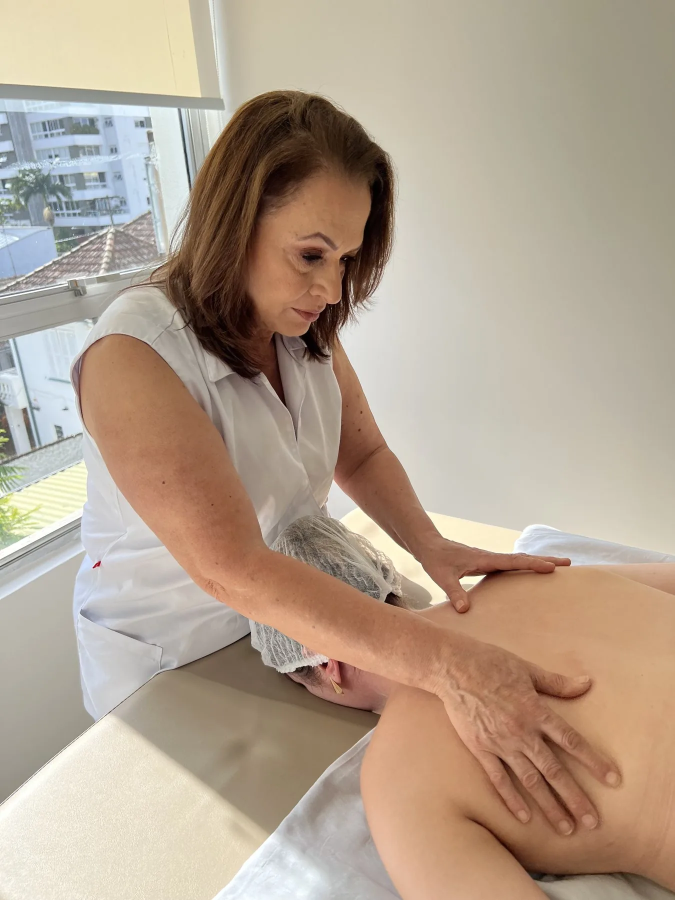
#> input picture assets/img/massage-1.webp, 1350 x 1800 px (shown at 1/2 size); its folder holds 4 pictures in this run
$ python responsive-images.py
#> lines starting #> are read from the running program, lines starting #| are printed output that depends on the picture
#!/usr/bin/env python3
"""
Gera as versões menores (WebP) das fotos do site, usadas no srcset.

As fotos originais têm 1350 px de largura, mas no celular o hero ocupa só a
largura da tela (~400 px CSS, ~800 px físicos). Servir a original fazia o
celular baixar o dobro do necessário justamente na imagem do LCP.

Rode quando trocar ou adicionar uma foto em assets/img/ (precisa do Pillow):

    python tools/responsive-images.py
    node tools/build.js

O build.js detecta sozinho os arquivos <nome>-<largura>w.webp ao lado do
original e monta o srcset; sem eles, a página continua usando só a original.
Fotos já convertidas não são refeitas, a não ser que o original seja mais novo.
"""

from pathlib import Path

from PIL import Image

ROOT = Path(__file__).resolve().parent.parent
IMG = ROOT / "assets" / "img"

# Larguras geradas por foto. A original (1350 px) continua no srcset como a
# maior opção, então o desktop segue recebendo a mesma imagem de antes.
PHOTO_WIDTHS = (480, 800, 1080)
PHOTOS = [
    "massage-1", "massage-2", "massage-3", "massage-4", "massage-5",
    "portrait-about", "portrait-laugh3", "portrait-smile",
]

# O logo aparece com 46 px (cabeçalho) e 64 px (rodapé) de altura: a metade
# do arquivo original (368 px) já cobre telas de densidade 3x.
LOGO_WIDTHS = (184,)

QUALITY = 80


def generate(name, widths):
#> called with name = 'massage-1', widths = (480, 800, 1080)
    source = IMG / f"{name}.webp"
    with Image.open(source) as im:
#> im is the input picture: PIL image 1350x1800 RGB; mean R, G, B 179.1, 161.5, 143.7
        for width in widths:
            if width >= im.width:
                continue
            target = IMG / f"{name}-{width}w.webp"
            if target.exists() and target.stat().st_mtime >= source.stat().st_mtime:
                continue
            height = round(im.height * width / im.width)
            im.resize((width, height), Image.LANCZOS).save(
                target, "WEBP", quality=QUALITY, method=6
            )
            print(f"{target.relative_to(ROOT)}  {target.stat().st_size // 1024} KB")
#> this loop made 3 passes
#> pass 1, in generate, `im.resize((width, height), Image.LANCZOS).save( target, "WEBP", qualit..`:
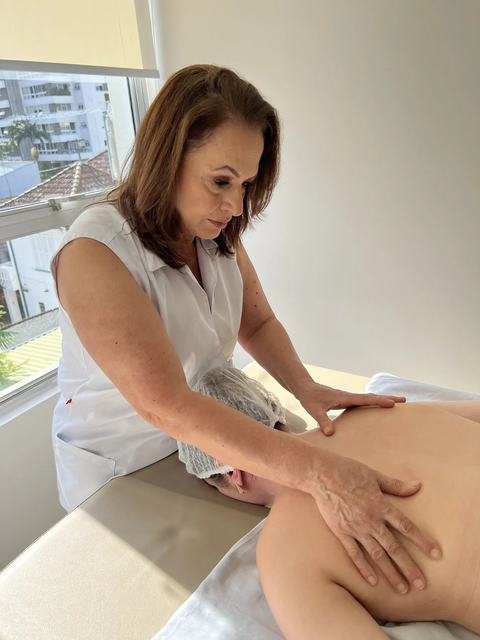
#> saved as massage-1-480w.webp: PIL image 480x640 RGB; mean R, G, B 179.1, 161.5, 143.7


if __name__ == "__main__":
    for photo in PHOTOS:
#> (the run stopped early here; a loop or call above may not have finished)
